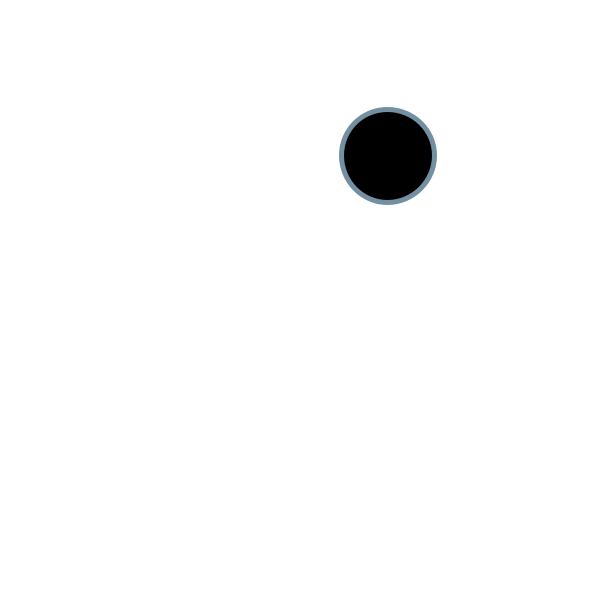
Frame 1 (no input)
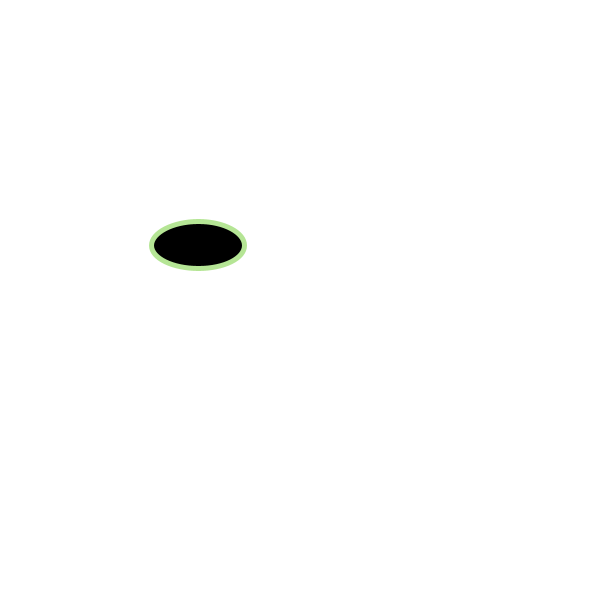
Frame 60 (the mouse pressed at the canvas centre just before this capture)
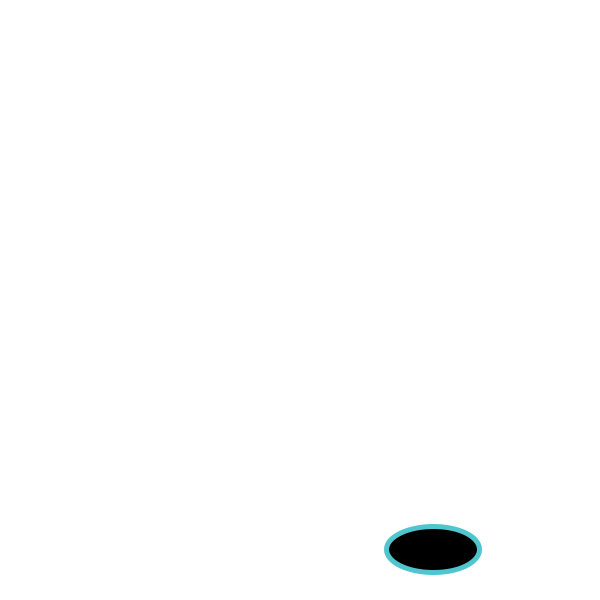
Frame 120 (the mouse held since frame 60 and released just before this capture)

The Processing sketch that drew these frames (run headless with seeded random() and noise(); from frame 60 on, the mouse is pressed at the canvas centre):

// Processing sketch: processing_66536
// ── processing_66536.pde

//variables
float d;
float xPos;
float yPos; 
float xVel; 
float yVel;

float vertSquish=1;
float horSquish=1;

void setup() {
  size(600, 600);
  background(255);
  smooth();
  frameRate(60);

  xPos=random(0+ d/2, width-d/2);
  yPos=random(0+ d/2, height-d/2);
  xVel=random(-10, 10);
  yVel=random(-10, 10);
  d= random(50, 100);
}

void draw() {
  background(255);
  stroke(random(50, 255), random(50, 255), random(50, 255));
  strokeWeight(5);
  fill(0);
  ellipse(xPos, yPos, d*horSquish, d*vertSquish);


  xPos=xPos+xVel;
  yPos=yPos+yVel;


  //conditionals for movement

  //left and right wall

    if (xPos<0+(d/2) || xPos>width-(d/2)) {
    xVel=xVel*(-1);
    if (horSquish==1) {
      horSquish = .5;
    }
    if (vertSquish==.5) {
      vertSquish*=2;
    }
  }

  //top and bottom wall

  if (yPos<0+(d/2) || yPos>height-(d/2)) {
    yVel=yVel*(-1);
    if (vertSquish==1) {
      vertSquish = .5;
    }
    if (horSquish==.5) {
      horSquish=1;
    }
  }

  //  if (d=d/2) {
  //    ellipse(xPos, yPos, d/2, d);
  //    ellipse (xPos, yPos, d, d/2);
  //  }
}
